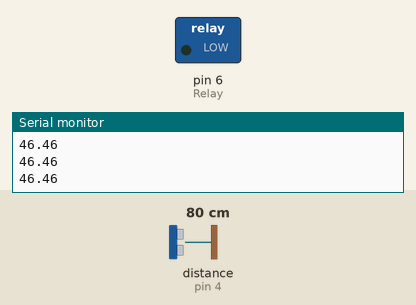
Simulated run of this sketch. Board: Arduino Uno, built with avr-gcc and run on an emulated ATmega328P. Parts: switched loads named in the sketch (green lamp = pin HIGH), the last lines printed to the serial monitor. Wiring (inferred from the names in the program): ultrasonic range finder: trigger pin 5; echo pin 4. Inputs (shaded band) come from the test bench; at power-on: distance to the obstacle (sensor on pin 4) 80 cm. The echo pulse lasts 58.3 µs per cm; pins used as bus, display or sensor lines are not drawn.

Above: at 2.2 s.
2.3 s: distance to the obstacle (sensor on pin 4) set to 10 cm
3.8 s: distance to the obstacle (sensor on pin 4) set to 7 cm
At 5.2 s:
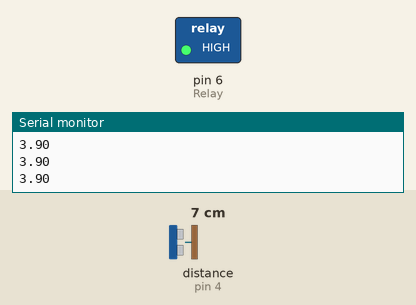
5.5 s: distance to the obstacle (sensor on pin 4) set to 9 cm
At 6.7 s:
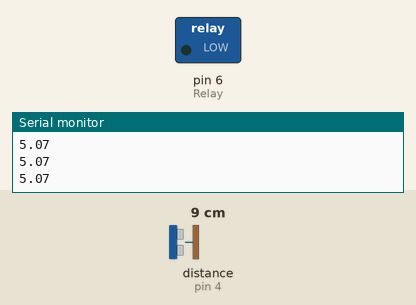
7.0 s: distance to the obstacle (sensor on pin 4) set to 2 cm
At 8.0 s:
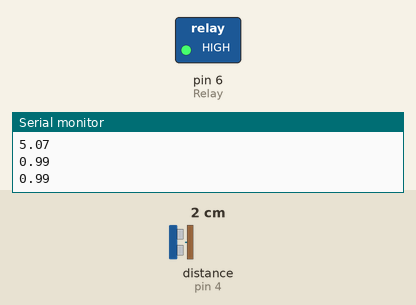
Timing chart, 0 to 9.5 s (numbered marks = the images above; inputs shaded):
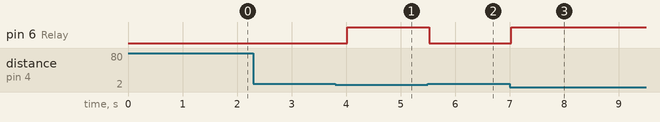

Measured:
- the behaviour switches between 9 and 8 cm on distance to the obstacle (sensor on pin 4) (found by bisection; images 0 and 1)
- after the input at 3.8 s, pin 6 (Relay): LOW → HIGH after 0.22 s
- after the input at 5.5 s, pin 6 (Relay): HIGH → LOW at once
- after the input at 7.0 s, pin 6 (Relay): LOW → HIGH at once

The sketch:

analog-group18_2_1_.ino
```cpp
#define trigger 5
#define echo 4
#define Relay 6

float time=0,distance=0;


void setup() {
  Serial.begin(9600);

  pinMode(trigger,OUTPUT);
  pinMode(echo,INPUT);
  pinMode(Relay,OUTPUT);

  delay(1000);

}

void loop() {

 measure_distance();
 Serial.println(distance);
 if(distance<5)
 {
  digitalWrite(Relay,HIGH);
 }
 else
 {
  digitalWrite(Relay,LOW);
 }

delay(500);

}

void measure_distance()
{
  digitalWrite(trigger,LOW);
  delayMicroseconds(2);
  digitalWrite(trigger,HIGH);
  delayMicroseconds(10);
  digitalWrite(trigger,LOW);
  delayMicroseconds(2);
  time=pulseIn(echo,HIGH);


  distance=time*200/20000;

}
```
